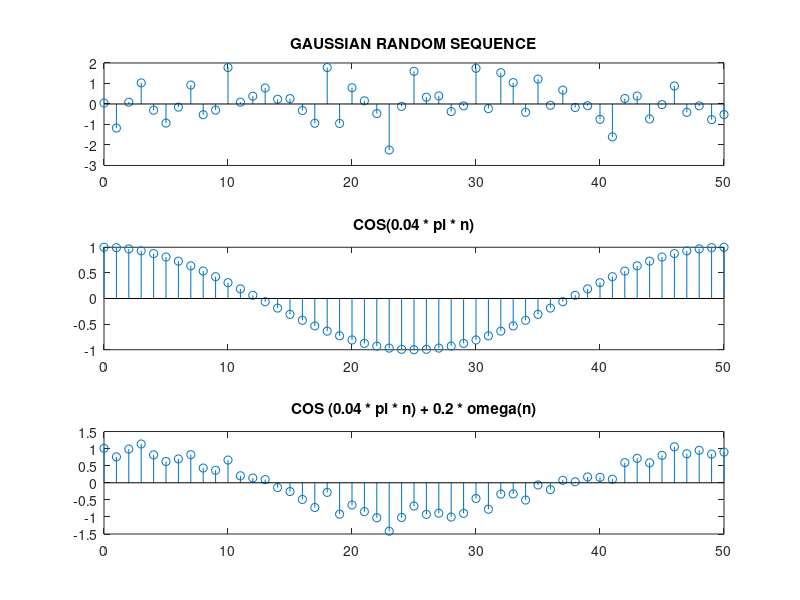

The MATLAB script that drew this image:
clear all;
clc;

plotter = zeros(3,51);

plotter(1,:) = 0:50;
plotter(2,:) = normrnd(0,1,1,51);
plotter(3,:) = cos(0.04*pi*plotter(1,:));

subplot(311),stem(plotter(1,:),plotter(2,:));
title('GAUSSIAN RANDOM SEQUENCE');

subplot(312),stem(plotter(1,:),plotter(3,:));
title('COS(0.04 * pi * n)');

subplot(313),stem(plotter(1,:),plotter(3,:)+0.2*plotter(2,:));
title('COS (0.04 * pi * n) + 0.2 * omega(n)');
